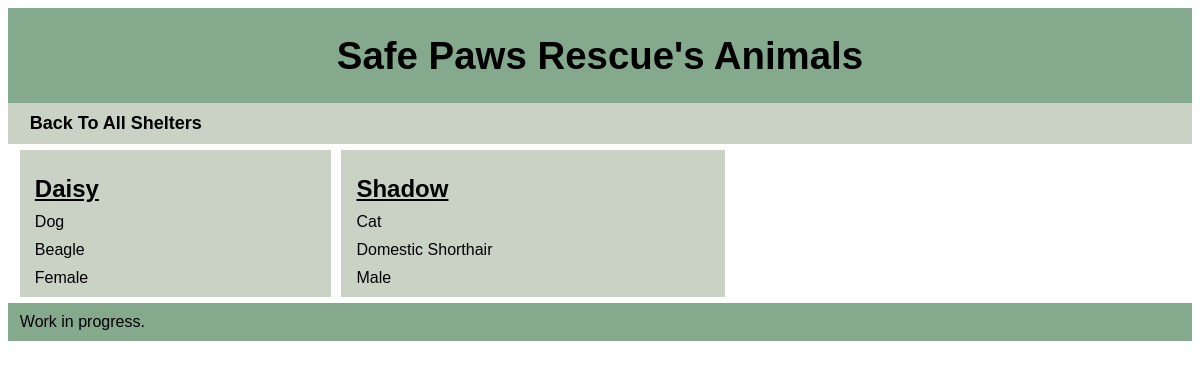
The page /home/3 on the database as committed earlier.
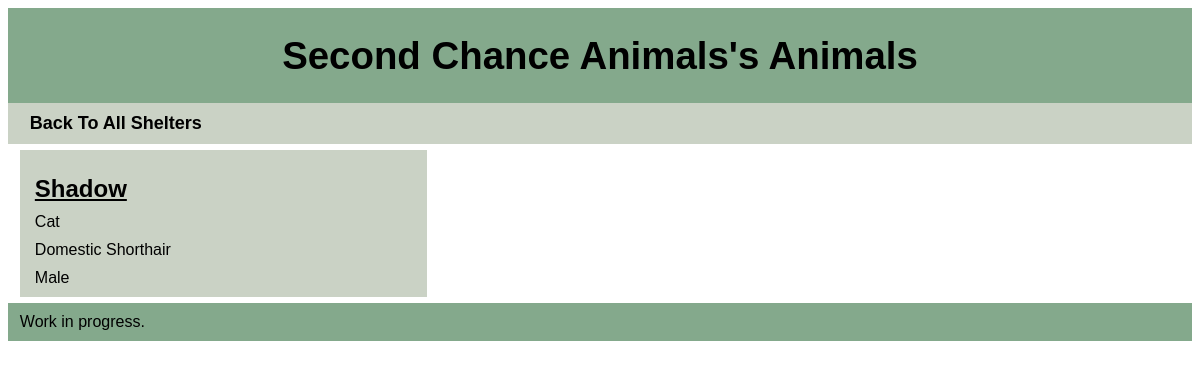
The same page on the database as committed later.
### tables this page shows
CREATE TABLE Shelter (
        shelter_id INTEGER PRIMARY KEY AUTOINCREMENT,
        name TEXT NOT NULL,
        email TEXT NOT NULL,
        phone TEXT NOT NULL,
        street1 TEXT NOT NULL,
        street2 TEXT,
        city TEXT NOT NULL,
        state TEXT NOT NULL,
        zip TEXT NOT NULL,
        account_id INTEGER,
        date_shelter_added TEXT,
        no_kill BOOLEAN NOT NULL,
        max_dogs INTEGER NOT NULL,
        max_cats INTEGER NOT NULL,
        dogs BOOLEAN NOT NULL,
        cats BOOLEAN NOT NULL,
        shelterPasscode INTEGER NOT NULL,
        FOREIGN KEY (account_id) REFERENCES Account(account_id)
    );

CREATE TABLE Animal (
        animal_id INTEGER PRIMARY KEY AUTOINCREMENT,
        shelter_id INTEGER,
        name TEXT NOT NULL,
        type TEXT NOT NULL,
        breed TEXT NOT NULL,
        sex TEXT NOT NULL,
        foster INTEGER NOT NULL,
        adopt INTEGER NOT NULL,
        status TEXT NOT NULL,
        date_time_arrived TEXT NOT NULL,
        chipped BOOLEAN NOT NULL,
        date_last_vet_visit TEXT NOT NULL,
        vaccines BOOLEAN NOT NULL,
        spayed_neutered BOOLEAN NOT NULL,
        FOREIGN KEY (shelter_id) REFERENCES Shelter(shelter_id)
    );

### app/api.py (the view)
@app.route("/<int:shelterID>", methods = ['GET'])
@app.route("/home/<int:shelterID>", methods = ['GET'])
def main(shelterID = 0):
    conn = sqlite3.connect(DATABASE)
    conn.row_factory = sqlite3.Row
    cursor = conn.cursor()
    shelter = cursor.execute(('SELECT name FROM Shelter WHERE shelter_id = ?'), (shelterID,)).fetchone()
    animals = cursor.execute(('SELECT animal_id, name, type, breed, sex FROM Animal WHERE shelter_id = ?'), (shelterID,)).fetchall()
    conn.close()
    if not shelter:
        return render_template('home.html', animals = animals, loggedIn = current_user.is_authenticated)
    return render_template('home.html', animals = animals, shelter = shelter, loggedIn = current_user.is_authenticated)

### app/templates/home.html (shortened to what this page needs)
<!doctype html>
<html>
<head>
    <link rel="stylesheet" type="text/css" href="{{ url_for('static', filename='style.css') }}">
</head>
<body>
    <div id="container">
        <header>
            <h1>{{ shelter['name'] }}'s Animals</h1>
        </header>
        <nav id="navbar">
            <a href = "/index">Back To All Shelters</a>
        </nav>
        <main>
            {% if animals %}
            <div id = "grid">
                {% for animal in animals %}
                    <a href="/animal/{{ shelter['shelter_id'] }}/{{ animal['animal_id'] }}">
                        <h2>{{ animal['name'] }}</h2>
                        <p>{{ animal['type'] }}</p>
                        <p>{{ animal['breed'] }}</p>
                        <p>{{ animal['sex'] }}</p>
                    </a>
                {% endfor %}
            </div>
            {% endif %}
        </main>
        <footer>Work in progress.</footer>
    </div>
</body>
</html>

Rows that differ between the two databases and show on the page:
removed Animal: name "Daisy", type "Dog", breed "Beagle", sex "Female"
changed Shelter: name "Safe Paws Rescue" → "Second Chance Animals"
